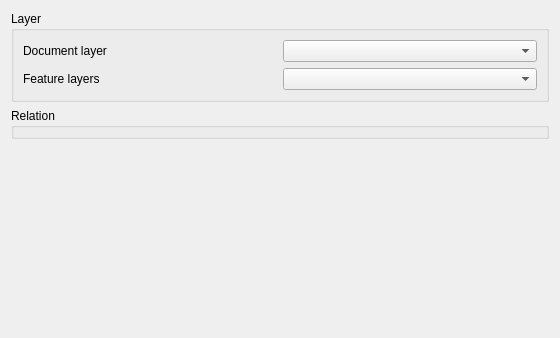
<?xml version="1.0" encoding="UTF-8"?>
<ui version="4.0">
 <class>ConfigurationWizard</class>
 <widget class="QDialog" name="ConfigurationWizard">
  <property name="geometry">
   <rect>
    <x>0</x>
    <y>0</y>
    <width>560</width>
    <height>338</height>
   </rect>
  </property>
  <property name="windowTitle">
   <string>Configuration</string>
  </property>
  <layout class="QVBoxLayout" name="verticalLayout">
   <item>
    <widget class="QGroupBox" name="groupBox">
     <property name="title">
      <string>Layer</string>
     </property>
     <layout class="QGridLayout" name="gridLayout">
      <item row="0" column="0">
       <widget class="QLabel" name="label">
        <property name="text">
         <string>Document layer</string>
        </property>
       </widget>
      </item>
      <item row="1" column="0">
       <widget class="QLabel" name="label_2">
        <property name="text">
         <string>Feature layers</string>
        </property>
       </widget>
      </item>
      <item row="0" column="1">
        <widget class="QgsMapLayerComboBox" name="mDocumentLayerComboBox"/>
      </item>
      <item row="1" column="1">
        <widget class="QgsCheckableComboBox" name="mFeatureLayersComboBox"/>
      </item>
     </layout>
    </widget>
   </item>
   <item>
    <widget class="QGroupBox" name="groupBox_2">
     <property name="title">
      <string>Relation</string>
     </property>
    </widget>
   </item>
   <item>
    <spacer name="verticalSpacer">
     <property name="orientation">
      <enum>Qt::Vertical</enum>
     </property>
     <property name="sizeHint" stdset="0">
      <size>
       <width>20</width>
       <height>40</height>
      </size>
     </property>
    </spacer>
   </item>
  </layout>
 </widget>
  <customwidgets>
  <customwidget>
   <class>QgsFieldComboBox</class>
   <extends>QComboBox</extends>
   <header>qgsfieldcombobox.h</header>
  </customwidget>
  <customwidget>
   <class>QgsMapLayerComboBox</class>
   <extends>QComboBox</extends>
   <header>qgsmaplayercombobox.h</header>
  </customwidget>
  <customwidget>
   <class>QgsCheckableComboBox</class>
   <extends>QComboBox</extends>
   <header>qgscheckablecombobox.h</header>
  </customwidget>
 </customwidgets>
 <resources/>
 <connections/>
</ui>
